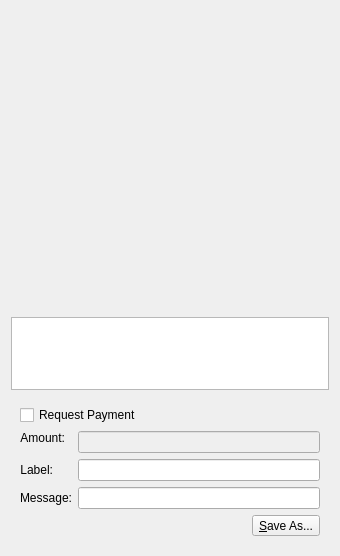
<?xml version="1.0" encoding="UTF-8"?>
<ui version="4.0">
 <class>QRCodeDialog</class>
 <widget class="QDialog" name="QRCodeDialog">
  <property name="geometry">
   <rect>
    <x>0</x>
    <y>0</y>
    <width>340</width>
    <height>556</height>
   </rect>
  </property>
  <property name="windowTitle">
   <string>QR Code Dialog</string>
  </property>
  <layout class="QVBoxLayout" name="verticalLayout_3">
   <item>
    <widget class="QLabel" name="lblQRCode">
     <property name="sizePolicy">
      <sizepolicy hsizetype="Expanding" vsizetype="Expanding">
       <horstretch>0</horstretch>
       <verstretch>0</verstretch>
      </sizepolicy>
     </property>
     <property name="minimumSize">
      <size>
       <width>300</width>
       <height>300</height>
      </size>
     </property>
     <property name="textFormat">
      <enum>Qt::PlainText</enum>
     </property>
     <property name="alignment">
      <set>Qt::AlignCenter</set>
     </property>
     <property name="wordWrap">
      <bool>true</bool>
     </property>
    </widget>
   </item>
   <item>
    <widget class="QPlainTextEdit" name="outUri">
     <property name="sizePolicy">
      <sizepolicy hsizetype="Expanding" vsizetype="Minimum">
       <horstretch>0</horstretch>
       <verstretch>0</verstretch>
      </sizepolicy>
     </property>
     <property name="minimumSize">
      <size>
       <width>0</width>
       <height>50</height>
      </size>
     </property>
     <property name="tabChangesFocus">
      <bool>true</bool>
     </property>
     <property name="textInteractionFlags">
      <set>Qt::TextSelectableByKeyboard|Qt::TextSelectableByMouse</set>
     </property>
    </widget>
   </item>
   <item>
    <widget class="QWidget" name="widget" native="true">
     <layout class="QVBoxLayout" name="verticalLayout_2">
      <item>
       <widget class="QCheckBox" name="chkReqPayment">
        <property name="enabled">
         <bool>true</bool>
        </property>
        <property name="text">
         <string>Request Payment</string>
        </property>
       </widget>
      </item>
      <item>
       <layout class="QFormLayout" name="formLayout">
        <property name="fieldGrowthPolicy">
         <enum>QFormLayout::AllNonFixedFieldsGrow</enum>
        </property>
        <item row="1" column="0">
         <widget class="QLabel" name="lblLabel">
          <property name="text">
           <string>Label:</string>
          </property>
          <property name="textFormat">
           <enum>Qt::PlainText</enum>
          </property>
          <property name="alignment">
           <set>Qt::AlignRight|Qt::AlignTrailing|Qt::AlignVCenter</set>
          </property>
          <property name="buddy">
           <cstring>lnLabel</cstring>
          </property>
         </widget>
        </item>
        <item row="1" column="1">
         <widget class="QLineEdit" name="lnLabel"/>
        </item>
        <item row="2" column="0">
         <widget class="QLabel" name="lblMessage">
          <property name="text">
           <string>Message:</string>
          </property>
          <property name="textFormat">
           <enum>Qt::PlainText</enum>
          </property>
          <property name="alignment">
           <set>Qt::AlignRight|Qt::AlignTrailing|Qt::AlignVCenter</set>
          </property>
          <property name="buddy">
           <cstring>lnMessage</cstring>
          </property>
         </widget>
        </item>
        <item row="2" column="1">
         <widget class="QLineEdit" name="lnMessage"/>
        </item>
        <item row="0" column="0">
         <widget class="QLabel" name="lblAmount">
          <property name="sizePolicy">
           <sizepolicy hsizetype="Preferred" vsizetype="Maximum">
            <horstretch>0</horstretch>
            <verstretch>0</verstretch>
           </sizepolicy>
          </property>
          <property name="text">
           <string>Amount:</string>
          </property>
          <property name="textFormat">
           <enum>Qt::PlainText</enum>
          </property>
          <property name="alignment">
           <set>Qt::AlignRight|Qt::AlignTrailing|Qt::AlignVCenter</set>
          </property>
          <property name="buddy">
           <cstring>lnReqAmount</cstring>
          </property>
         </widget>
        </item>
        <item row="0" column="1">
         <widget class="BitcoinAmountField" name="lnReqAmount">
          <property name="enabled">
           <bool>false</bool>
          </property>
          <property name="minimumSize">
           <size>
            <width>80</width>
            <height>0</height>
           </size>
          </property>
         </widget>
        </item>
       </layout>
      </item>
      <item>
       <layout class="QHBoxLayout" name="horizontalLayout">
        <item>
         <spacer name="horizontalSpacer">
          <property name="orientation">
           <enum>Qt::Horizontal</enum>
          </property>
          <property name="sizeHint" stdset="0">
           <size>
            <width>40</width>
            <height>20</height>
           </size>
          </property>
         </spacer>
        </item>
        <item>
         <widget class="QToolButton" name="btnSaveAs">
          <property name="text">
           <string>&amp;Save As...</string>
          </property>
         </widget>
        </item>
       </layout>
      </item>
     </layout>
    </widget>
   </item>
  </layout>
 </widget>
 <customwidgets>
  <customwidget>
   <class>BitcoinAmountField</class>
   <extends>QLineEdit</extends>
   <header>bitcoinamountfield.h</header>
   <container>1</container>
  </customwidget>
 </customwidgets>
 <resources/>
 <connections>
  <connection>
   <sender>chkReqPayment</sender>
   <signal>clicked(bool)</signal>
   <receiver>lnReqAmount</receiver>
   <slot>setEnabled(bool)</slot>
   <hints>
    <hint type="sourcelabel">
     <x>92</x>
     <y>285</y>
    </hint>
    <hint type="destinationlabel">
     <x>98</x>
     <y>311</y>
    </hint>
   </hints>
  </connection>
 </connections>
</ui>
